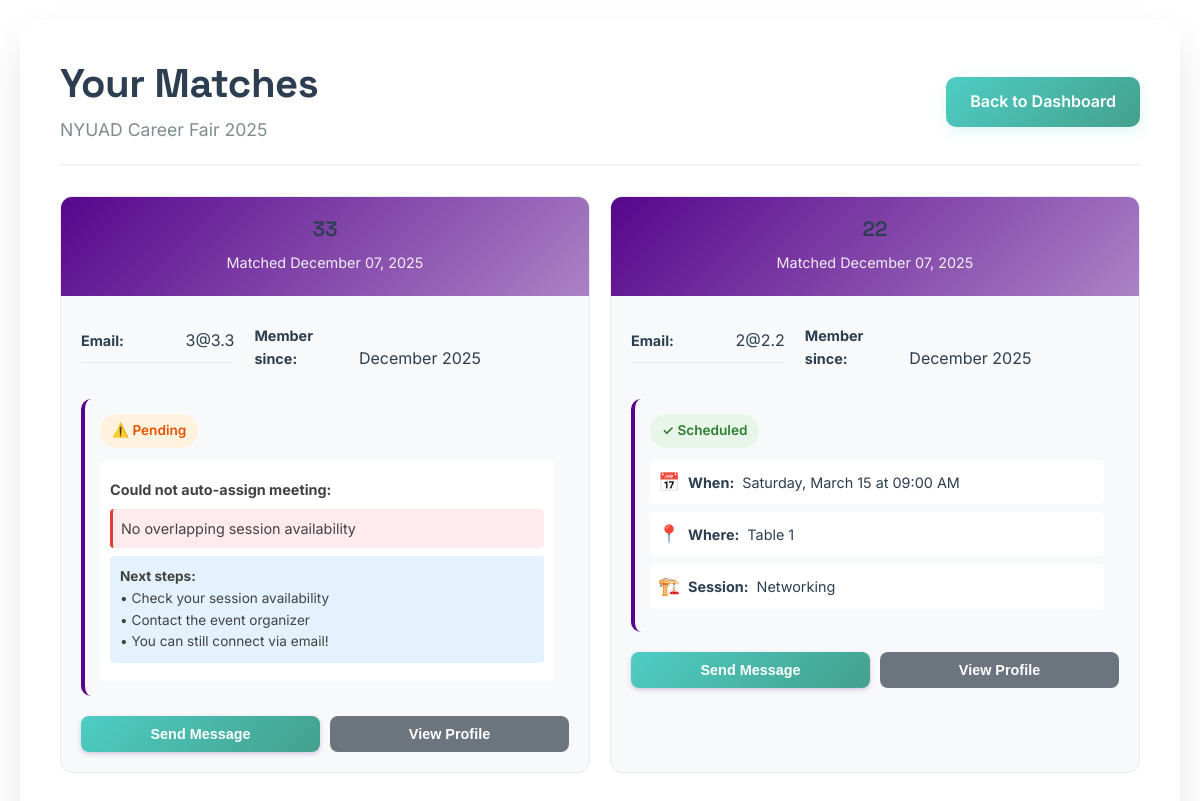
The page /event/1/matches (signed in) on the database its author committed.
### src/models.py (models this page shows, shortened)
class Event(db.Model):
    id = db.Column(db.Integer, primary_key=True)
    name = db.Column(db.String(200), nullable=False)
    code = db.Column(db.String(50), unique=True, nullable=False)
    description = db.Column(db.Text, nullable=True)
    start_date = db.Column(db.DateTime, nullable=True)  # Optional initially, required to publish
    end_date = db.Column(db.DateTime, nullable=True)  # Optional initially, required to publish
    is_published = db.Column(db.Boolean, default=False, nullable=False)  # Controls public availability
    created_at = db.Column(db.DateTime, default=datetime.utcnow)
    memberships = db.relationship('Membership', backref='event', lazy=True)
    resumes = db.relationship('Resume', backref='event', lazy=True)

class Match(db.Model):
    id = db.Column(db.Integer, primary_key=True)
    user1_id = db.Column(db.Integer, db.ForeignKey('user.id'), nullable=False)
    user2_id = db.Column(db.Integer, db.ForeignKey('user.id'), nullable=False)
    event_id = db.Column(db.Integer, db.ForeignKey('event.id'), nullable=False)
    matched_at = db.Column(db.DateTime, default=datetime.utcnow)
    is_active = db.Column(db.Boolean, default=True, nullable=False)
    assigned_meeting_id = db.Column(db.Integer, db.ForeignKey('meeting.id'), nullable=True)
    assignment_attempted = db.Column(db.Boolean, default=False)
    assignment_failed_reason = db.Column(db.String(200), nullable=True)
    assigned_at = db.Column(db.DateTime, nullable=True)
    user1 = db.relationship('User', foreign_keys=[user1_id], backref='matches_as_user1')
    user2 = db.relationship('User', foreign_keys=[user2_id], backref='matches_as_user2')
    event = db.relationship('Event', backref='matches')
    __table_args__ = (
        db.UniqueConstraint('user1_id', 'user2_id', 'event_id', name='unique_match_pair'),
        db.CheckConstraint('user1_id != user2_id', name='no_self_match'),
    )
    def get_other_user(self, current_user_id):
        if self.user1_id == current_user_id:
            return self.user2
        elif self.user2_id == current_user_id:
            return self.user1
        return None

class User(UserMixin, db.Model):
    id = db.Column(db.Integer, primary_key=True)
    name = db.Column(db.String(100), nullable=False)
    email = db.Column(db.String(120), unique=True, nullable=False)
    password_hash = db.Column(db.String(128), nullable=False)
    is_admin = db.Column(db.Boolean, default=False, nullable=False)
    created_at = db.Column(db.DateTime, default=datetime.utcnow)
    memberships = db.relationship('Membership', backref='user', lazy=True)
    resumes = db.relationship('Resume', backref='user', lazy=True)
    def is_administrator(self):
        return self.is_admin

class Meeting(db.Model):
    id = db.Column(db.Integer, primary_key=True)
    match_id = db.Column(db.Integer, db.ForeignKey('match.id'), nullable=False)
    session_id = db.Column(db.Integer, db.ForeignKey('event_session.id'), nullable=False)
    location_id = db.Column(db.Integer, db.ForeignKey('meeting_location.id'), nullable=False)
    start_time = db.Column(db.DateTime, nullable=False)
    end_time = db.Column(db.DateTime, nullable=False)
    status = db.Column(db.String(20), default='scheduled')  # scheduled, cancelled, completed
    match = db.relationship('Match', foreign_keys=[match_id], backref='meetings')
    session = db.relationship('EventSession', backref='meetings')
    location = db.relationship('MeetingPoint', backref='meetings')

class MeetingPoint(db.Model):
    __tablename__ = 'meeting_location'  # Keep existing table name for backward compatibility
    id = db.Column(db.Integer, primary_key=True)
    event_id = db.Column(db.Integer, db.ForeignKey('event.id'), nullable=False)
    session_location_id = db.Column(db.Integer, db.ForeignKey('session_location.id'), nullable=True)
    name = db.Column(db.String(100), nullable=False)  # e.g., "Hall 1 Table 11"
    capacity = db.Column(db.Integer, default=1)  # Number of concurrent meetings (pairs)
    event = db.relationship('Event', backref='meeting_points')
    session_location = db.relationship('SessionLocation', foreign_keys=[session_location_id], backref='_old_meeting_points')
    session_locations = db.relationship('SessionLocation',
                                       secondary=meeting_point_locations,
                                       backref='meeting_points')

class EventSession(db.Model):
    id = db.Column(db.Integer, primary_key=True)
    event_id = db.Column(db.Integer, db.ForeignKey('event.id'), nullable=False)
    name = db.Column(db.String(100), nullable=False)  # e.g., "Morning Session"
    day_number = db.Column(db.Integer, nullable=False)  # e.g., 1 for Day 1, 2 for Day 2
    start_time = db.Column(db.Time, nullable=False)  # Time only (e.g., 09:00)
    end_time = db.Column(db.Time, nullable=False)  # Time only (e.g., 12:00)
    location_description = db.Column(db.String(200), nullable=True)  # General location info (deprecated, use session_location)
    session_location_id = db.Column(db.Integer, db.ForeignKey('session_location.id'), nullable=True)
    matching_enabled = db.Column(db.Boolean, default=False, nullable=False)
    event = db.relationship('Event', backref='sessions')
    session_location = db.relationship('SessionLocation', backref='sessions')

### src/routes/matching.py (the view)
@matching_bp.route('/<int:event_id>/matches')
@login_required
def event_matches(event_id):
    if current_user.is_admin:
        flash('Super admin accounts cannot access matches!', 'error')
        return redirect(url_for('user.dashboard'))
    event = Event.query.get(event_id)
    if not event:
        flash('Event not found!', 'error')
        return redirect(url_for('user.dashboard'))
    membership = Membership.query.filter_by(user_id=current_user.id, event_id=event_id).first()
    if not membership:
        flash('You are not a member of this event!', 'error')
        return redirect(url_for('user.dashboard'))
    matches = Match.query.filter(
        db.or_(
            db.and_(Match.user1_id == current_user.id, Match.event_id == event_id),
            db.and_(Match.user2_id == current_user.id, Match.event_id == event_id)
        ),
        Match.is_active == True
    ).all()
    match_data = []
    for match in matches:
        other_user = match.get_other_user(current_user.id)
        if other_user:
            meeting = Meeting.query.filter_by(match_id=match.id).first()
            match_info = {
                'match': match,
                'other_user': other_user,
                'matched_at': match.matched_at,
                'has_meeting': meeting is not None,
                'assignment_attempted': match.assignment_attempted
            }
            if meeting:
                match_info['meeting'] = {
                    'start_time': meeting.start_time,
                    'end_time': meeting.end_time,
                    'location': meeting.location.name,
                    'session_name': meeting.session.name if meeting.session else 'TBA',
                    'status': meeting.status
                }
            elif match.assignment_attempted:
                match_info['assignment_failed'] = True
                match_info['failure_reason'] = match.assignment_failed_reason or 'Unknown reason'
            else:
                match_info['assignment_pending'] = True
            match_data.append(match_info)
    return render_template('event_matches.html',
                         event=event,
                         matches=match_data)

### src/app.py (called while the page is built)
def create_app(config_name=None):
    app = Flask(__name__,
                template_folder='templates',
                static_folder='static')
    config_class = get_config(config_name)
    app.config.from_object(config_class)
    app.config['SQLALCHEMY_DATABASE_URI'] = f'sqlite:///{os.path.join(PROJECT_ROOT, "instance", "nfc_networking.db")}'
    app.config['UPLOAD_FOLDER'] = os.path.join(PROJECT_ROOT, 'uploads')
    db.init_app(app)
    migrate = Migrate(app, db, directory=os.path.join(PROJECT_ROOT, 'migrations'))
    login_manager = LoginManager()
    login_manager.init_app(app)
    login_manager.login_view = 'auth.login'
    @login_manager.user_loader
    def load_user(user_id):
        return User.query.get(int(user_id))
    register_blueprints(app)
    register_error_handlers(app)
    return app

### src/templates/event_matches.html (shortened to what this page needs)
{% extends "base.html" %}
{% block content %}
<div class="container">
    <div class="header">
        <div class="header-left">
            <h1>Your Matches</h1>
            <p class="event-subtitle">{{ event.name }}</p>
        </div>
        <div class="header-right">
            <a href="{{ url_for('user.dashboard') }}" class="btn btn-primary">
                Back to Dashboard
            </a>
        </div>
    </div>
    <div class="section">
        {% if matches %}
        <div class="matches-grid">
            {% for match_data in matches %}
            <div class="match-card">
                <div class="match-card-header">
                    <h3>{{ match_data.other_user.name }}</h3>
                    <span class="match-date">Matched {{ match_data.matched_at.strftime('%B %d, %Y') }}</span>
                </div>
                <div class="match-card-content">
                    <div class="user-info">
                        <div class="info-item">
                            <strong>Email:</strong> {{ match_data.other_user.email }}
                        </div>
                        <div class="info-item">
                            <strong>Member since:</strong> {{ match_data.other_user.created_at.strftime('%B %Y') }}
                        </div>
                    </div>
                    {% if match_data.has_meeting %}
                    <div class="meeting-details">
                        <div class="meeting-header">
                            <span class="status-badge status-scheduled">✓ Scheduled</span>
                        </div>
                        <div class="meeting-info">
                            <div class="info-row">
                                <span class="icon">📅</span>
                                <strong>When:</strong> {{ match_data.meeting.start_time.strftime('%A, %B %d at %I:%M
                                %p') }}
                            </div>
                            <div class="info-row">
                                <span class="icon">📍</span>
                                <strong>Where:</strong> {{ match_data.meeting.location }}
                            </div>
                            <div class="info-row">
                                <span class="icon">🏗️</span>
                                <strong>Session:</strong> {{ match_data.meeting.session_name }}
                            </div>
                        </div>
                    </div>
                    {% elif match_data.assignment_failed %}
                    <div class="meeting-details">
                        <div class="meeting-header">
                            <span class="status-badge status-failed">⚠️ Pending</span>
                        </div>
                        <div class="meeting-info-alert">
                            <p><strong>Could not auto-assign meeting:</strong></p>
                            <p class="failure-reason">{{ match_data.failure_reason }}</p>
                            <p class="next-steps">
                                <strong>Next steps:</strong><br>
                                • Check your session availability<br>
                                • Contact the event organizer<br>
                                • You can still connect via email!
                            </p>
                        </div>
                    </div>
                    {% else %}
                    <div class="meeting-details">
                        <p class="no-meeting">No meeting scheduled yet.</p>
                    </div>
                    {% endif %}
                    <div class="match-actions">
                        <button class="btn btn-primary" onclick="sendMessage('{{ match_data.other_user.email }}')">
                            Send Message
                        </button>
                        <button class="btn btn-secondary" onclick="viewProfile('{{ match_data.other_user.id }}')">
                            View Profile
                        </button>
                    </div>
                </div>
            </div>
            {% endfor %}
        </div>
        {% endif %}
    </div>
</div>
{% endblock %}

### src/templates/base.html (shortened to what this page needs)
<!DOCTYPE html>
<html lang="en">
<head>
    <link rel="stylesheet" href="{{ url_for('static', filename='css/style.css') }}">
</head>
<body>
    {% block content %}{% endblock %}
</body>
</html>

### src/static/css/style.css (style rules this page uses)
:root { --nyu-violet: #57068c; --nyu-light-violet: #ab82c5; --nyu-yellow: #f4ec51; --nyu-light-gray: #f2f2f2; --color-bg: #ffffff; --color-bg-subtle: #fdfdfd; --color-bg-muted: #f8f9fa; --color-text-primary: #2c3e50; --color-text-secondary: #7f8c8d; --color-text-muted: #6c757d; --color-success: #28a745; --color-danger: #dc3545; --color-warning: #ffc107; --color-info: #17a2b8; --color-border: #e9ecef; --color-border-subtle: #f0f0f0; --font-heading: 'Space Grotesk', -apple-system, BlinkMacSystemFont, sans-serif; --font-body: 'Inter', -apple-system, BlinkMacSystemFont, sans-serif; --font-code: 'Menlo', 'Monaco', 'Courier New', monospace; --space-xs: 4px; --space-sm: 8px; --space-md: 12px; --space-lg: 20px; --space-xl: 40px; --radius-sm: 8px; --radius-md: 12px; --radius-lg: 20px; --radius-pill: 20px; --shadow-sm: 0 2px 5px rgba(87, 6, 140, 0.2); --shadow-md: 0 4px 20px rgba(0, 0, 0, 0.05); --shadow-lg: 0 10px 30px rgba(0, 0, 0, 0.08); --shadow-subtle: 0 4px 6px rgba(0, 0, 0, 0.1); --transition-fast: 0.2s ease; --transition-base: 0.3s ease; }
* { margin: 0; padding: 0; box-sizing: border-box; }
body { font-family: var(--font-body); background-color: var(--color-bg); color: var(--color-text-primary); line-height: 1.6; min-height: 100vh; -webkit-font-smoothing: antialiased; -moz-osx-font-smoothing: grayscale; }
h1, h2, h3, h4, h5, h6 { font-family: var(--font-heading); font-weight: 600; line-height: 1.2; color: var(--color-text-primary); margin: 0; }
h1 { font-size: 2.5rem; font-weight: 700; letter-spacing: -0.02em; }
h3 { font-size: 1.5rem; font-weight: 600; }
.container { background: var(--color-bg); padding: var(--space-xl); border-radius: var(--radius-lg); max-width: 1400px; margin: var(--space-xl) auto; }
.header { display: flex; justify-content: space-between; align-items: center; margin-bottom: var(--space-xl); padding-bottom: var(--space-lg); border-bottom: 2px solid var(--nyu-light-gray); }
.header h1 { font-size: 2.2rem; font-weight: 700; color: var(--nyu-violet); letter-spacing: -0.01em; }
.section { margin-bottom: 50px; }
.btn { padding: 10px 20px; border: none; border-radius: var(--radius-sm); text-decoration: none; font-weight: 600; transition: all var(--transition-base); cursor: pointer; display: inline-block; text-align: center; font-size: 1rem; }
.btn-primary { background: linear-gradient(135deg, var(--nyu-violet) 0%, var(--nyu-light-violet) 100%); color: white; box-shadow: var(--shadow-sm); }
.btn-secondary { background: white; color: var(--nyu-violet); border: 2px solid var(--nyu-violet); padding: 8px 18px; }
.user-info { display: flex; align-items: center; gap: 20px; }

### rows shown on the page
Event: name "NYUAD Career Fair 2025"
Match: other_user.name "33", matched_at "December 07, 2025", other_user.email "3@3.3", other_user.created_at "December 2025", failure_reason "No overlapping session availability"
User: other_user.name "22", other_user.email "2@2.2", other_user.created_at "December 2025"
Match: matched_at "December 07, 2025"
Meeting: meeting.start_time "Saturday, March 15 at 09:00 AM"
MeetingPoint: meeting.location "Table 1"
EventSession: meeting.session_name "Networking"
